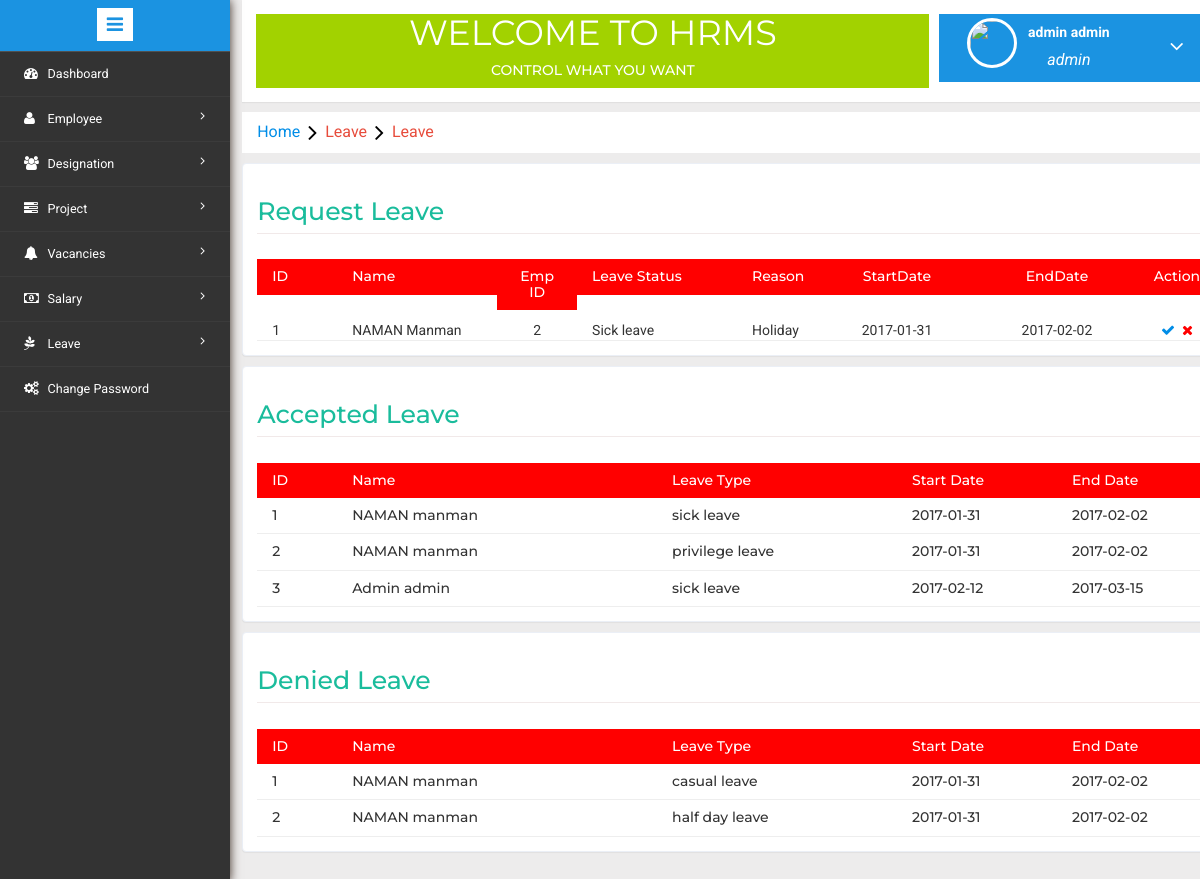
Page /leaverequest.php (signed in) on the committed database.
### tables this page shows
CREATE TABLE `leavedetails` (
  `Detail_Id` bigint(20) NOT NULL,
  `EmpId` bigint(20) NOT NULL,
  `TypesLeaveId` int(10) NOT NULL,
  `Reason` varchar(500) NOT NULL,
  `StateDate` date NOT NULL,
  `EndDate` date NOT NULL,
  `LeaveStatus` varchar(50) NOT NULL
);

CREATE TABLE `employee` (
  `EmpId` bigint(20) NOT NULL,
  `EmployeeId` varchar(11) NOT NULL,
  `FirstName` varchar(200) NOT NULL,
  `MiddleName` varchar(200) NOT NULL,
  `LastName` varchar(200) NOT NULL,
  `Birthdate` date NOT NULL,
  `Gender` int(10) NOT NULL,
  `Address1` varchar(500) NOT NULL,
  `Address2` varchar(500) NOT NULL,
  `Address3` varchar(500) NOT NULL,
  `CityId` int(11) NOT NULL,
  `Mobile` decimal(10,0) NOT NULL,
  `Email` varchar(200) NOT NULL,
  `Password` varchar(25) NOT NULL,
  `AadharNumber` varchar(25) NOT NULL,
  `MaritalStatus` int(11) NOT NULL,
  `PositionId` int(11) NOT NULL,
  `CreatedBy` bigint(20) NOT NULL,
  `CreatedDate` datetime NOT NULL,
  `ModifiedBy` bigint(20) DEFAULT NULL,
  `ModifiedDate` datetime DEFAULT NULL,
  `JoinDate` date NOT NULL,
  `LeaveDate` date DEFAULT NULL,
  `LastLogin` datetime DEFAULT NULL,
  `LastLogout` datetime DEFAULT NULL,
  `StatusId` int(11) NOT NULL,
  `RoleId` int(11) NOT NULL,
  `ImageName` varchar(1000) DEFAULT NULL,
  `MacAddress` varchar(25) NOT NULL
);

CREATE TABLE `type_of_leave` (
  `LeaveId` bigint(20) NOT NULL,
  `Type_of_Name` varchar(50) NOT NULL
);

### leaverequest.php (the view, shortened to what this page needs)
<?php include('header.php');?>
<?php
  $dbs = new database();
  $db=$dbs->connection();
  $Statusl = "Pending";
  $leavedetails = mysqli_query($db,"select * from leavedetails where LeaveStatus='$Statusl'");
  $laccept = mysqli_query($db,"SELECT l.*,e.FirstName,e.LastName,lt.Type_of_Name FROM leavedetails l JOIN employee e ON l.EmpId=e.EmployeeId JOIN type_of_leave lt on l.TypesLeaveId=lt.LeaveId WHERE LeaveStatus='Accept'");
  $ldenied = mysqli_query($db,"SELECT l.*,e.FirstName,e.LastName,lt.Type_of_Name FROM leavedetails l JOIN employee e ON l.EmpId=e.EmployeeId JOIN type_of_leave lt on l.TypesLeaveId=lt.LeaveId WHERE LeaveStatus='Denied'");
?>
<ol class="breadcrumb" style="margin: 10px 0px ! important;">
    <li class="breadcrumb-item"><a href="Home.php">Home</a><i class="fa fa-angle-right"></i>Leave<i class="fa fa-angle-right"></i>Leave</li>
</ol>
<form method="POST">
<div class="validation-form">
  <h2>Request Leave</h2>
  <div class="row" style="color: white; margin-right: 0; margin-left: 0;">
    <div style="background: red;" class="col-md-1 control-label">
            <h5>ID</h5>
        </div>
        <div style="background: red;" class="col-md-2 control-label">
            <h5>Name</h5>
        </div>
        <div style="background: red; text-align: center;" class="col-md-1 control-label">
            <h5>Emp ID</h5>
        </div>
        <div style="background: red;" class="col-md-2 control-label">
            <h5>Leave Status</h5>
        </div>
        <div style="background: red; " class="col-md-1 control-label">
            <h5>Reason</h5>
        </div>
        <div style="background: red; text-align: center;" class="col-md-2 control-label">
            <h5>StartDate</h5>
        </div>
        <div style="background: red; text-align: center;" class="col-md-2 control-label">
            <h5>EndDate</h5>
        </div>
        <div style="background: red; text-align: center;" class="col-md-1 control-label">
            <h5>Action</h5>
        </div>
    </div>
    <?php $i=1; while($row = mysqli_fetch_assoc($leavedetails)) {
      $empid = $row['EmpId'];
      $name = mysqli_query($db,"select * from employee where EmployeeId='$empid'");
      $empname=mysqli_fetch_assoc($name);
      $namem = ucfirst($empname['FirstName'])."&nbsp;".ucfirst($empname['LastName']);
      $typen = $row['TypesLeaveId'];
      $typeid = mysqli_query($db,"select * from type_of_leave where LeaveId='$typen'");
      $typename = mysqli_fetch_assoc($typeid);
      ?>
    <div class="row" style="margin-right: 0; margin-top: 10px; margin-left: 0;">
      <div class="col-md-1"><?php $i=$i; echo $i; $i++;?></div>
      <div class="col-md-2"><?php echo (isset($namem))?$namem:"";?></div>
      <div class="col-md-1" style="text-align: center;"><?php echo (isset($row['EmpId']))?$row['EmpId']:"";?></div>
      <div class="col-md-2"><?php echo ucfirst((isset($typename['Type_of_Name']))?$typename['Type_of_Name']:"");?></div>
      <div class="col-md-1" ><?php echo ucfirst((isset($row['Reason']))?$row['Reason']:"");?></div>
      <div class="col-md-2" style="text-align: center;"><?php echo (isset($row['StateDate']))?$row['StateDate']:"";?></div>
      <div class="col-md-2" style="text-align: center;"><?php echo (isset($row['EndDate']))?$row['EndDate']:"";?></div>
      <div class="col-md-1" style="text-align: center;"><a href="?id=<?php echo $row['Detail_Id'];?>" title="Accept"><i class="fa fa-check " aria-hidden="true"></i></a>&nbsp;&nbsp;<a href="?msg=<?php echo $row['Detail_Id'];?>" title="Denied"><i class="fa fa-times" style="color: red;" aria-hidden="true"></i></a></div>
    </div><hr style="margin-bottom: 0px;margin-top: 0px;border-top: 1px solid #eee;">
      <?php }?>
</div>
<div class="validation-form" style="margin-bottom: 0px;margin-top: 10px;">
<h2>Accepted Leave</h2>
<div class="row" style="color: white; margin-right: 0; margin-left: 0;">
  <div class="col-md-1" style="background-color: red;">
    <h5>ID</h5>
  </div>
  <div class="col-md-4" style="background-color: red;">
    <h5>Name</h5>
  </div>
  <div class="col-md-3" style="background-color: red;">
    <h5>Leave Type</h5>
  </div>
  <div class="col-md-2" style="background-color: red;">
    <h5>Start Date</h5>
  </div>
  <div class="col-md-2" style="background-color: red;">
    <h5>End Date</h5>
  </div>
</div>
    <?php $i=1; while($row = mysqli_fetch_assoc($laccept)) {
      $name = ucfirst($row['FirstName']." ".$row['LastName']);
      ?>
<div class="row" style="margin-right: 0; margin-left: 0;">
  <div class="col-md-1">
    <h5><?php $i=$i; echo $i; $i++;?></h5>
  </div>
  <div class="col-md-4">
    <h5><?php echo(isset($name))?$name:"";?></h5>
  </div>
  <div class="col-md-3">
    <h5><?php echo(isset($row['Type_of_Name']))?$row['Type_of_Name']:"";?></h5>
  </div>
  <div class="col-md-2">
    <h5><?php echo(isset($row['StateDate']))?$row['StateDate']:"";?></h5>
  </div>
  <div class="col-md-2">
    <h5><?php echo(isset($row['EndDate']))?$row['EndDate']:"";?></h5>
  </div>
</div><hr style="margin-bottom: 0px;margin-top: 0px;border-top: 1px solid #eee;">
<?php } ?>
</div>
<div class="validation-form" style="margin-bottom: 30px;margin-top: 10px;">
<h2>Denied Leave</h2>
<div class="row" style="color: white; margin-right: 0; margin-left: 0;">
  <div class="col-md-1" style="background-color: red;">
    <h5>ID</h5>
  </div>
  <div class="col-md-4" style="background-color: red;">
    <h5>Name</h5>
  </div>
  <div class="col-md-3" style="background-color: red;">
    <h5>Leave Type</h5>
  </div>
  <div class="col-md-2" style="background-color: red;">
    <h5>Start Date</h5>
  </div>
  <div class="col-md-2" style="background-color: red;">
    <h5>End Date</h5>
  </div>
</div>
    <?php $i=1; while($row = mysqli_fetch_assoc($ldenied)) {
      $name = ucfirst($row['FirstName']." ".$row['LastName']);
      ?>
<div class="row" style="margin-right: 0; margin-left: 0;">
  <div class="col-md-1">
    <h5><?php $i=$i; echo $i; $i++;?></h5>
  </div>
  <div class="col-md-4">
    <h5><?php echo(isset($name))?$name:"";?></h5>
  </div>
  <div class="col-md-3">
    <h5><?php echo(isset($row['Type_of_Name']))?$row['Type_of_Name']:"";?></h5>
  </div>
  <div class="col-md-2">
    <h5><?php echo(isset($row['StateDate']))?$row['StateDate']:"";?></h5>
  </div>
  <div class="col-md-2">
    <h5><?php echo(isset($row['EndDate']))?$row['EndDate']:"";?></h5>
  </div>
</div><hr style="margin-bottom: 0px;margin-top: 0px;border-top: 1px solid #eee;">
<?php } ?>
</div>
</form>
<?php include('footer.php'); ?>

### header.php (shortened to what this page needs)
<!DOCTYPE HTML>
<html>
<head>
<link href="css/bootstrap.min.css" rel='stylesheet' type='text/css' />
<link href="css/style.css" rel='stylesheet' type='text/css' />
<link rel="stylesheet" href="css/morris.css" type="text/css"/>
<link href="css/font-awesome.css" rel="stylesheet">
<link rel="stylesheet" href="css/icon-font.min.css" type='text/css' />
<link rel="stylesheet" type="text/css" href="dp/jquery.datetimepicker.css"/>
</head>
<body>
   <div class="page-container">
<div class="left-content">
	   <div class="mother-grid-inner">
				<div class="header-main">
					<div style="padding: 0em; margin-right: 0%; width: 70%;"  class="logo-w3-agile">
						<h1><a href="index.php">Welcome to HRMS<h5>Control What you want</h5></a></h1>
					</div>
						<div class="profile_details w3l" style="float: right; width: 29%;">
								<ul>
									<li class="dropdown profile_details_drop">
										<a href="#" class="dropdown-toggle" data-toggle="dropdown" aria-expanded="false">
											<div class="profile_img">
												<span class="prfil-img"><img src="image/<?php echo $_SESSION['User']['ImageName']?>" alt=""> </span>
												<div class="user-name">
													<p><?php echo $_SESSION['User']['FirstName']."&nbsp;".$_SESSION['User']['LastName']; ?></p>
													<span><?php echo $_SESSION['role']['Name']; ?></span>
												</div>
												<i class="fa fa-angle-down"></i>
												<div class="clearfix"></div>
											</div>
										</a>
									</li>
								</ul>
							</div>
				</div>

### footer.php (shortened to what this page needs)
				<div class="sidebar-menu">
					<header class="logo1">
						<a href="#" class="sidebar-icon"> <span class="fa fa-bars"></span> </a>
					</header>
                           <div class="menu">
									<ul id="menu" >
										<li><a href="home.php"><i class="fa fa-tachometer"></i> <span>Dashboard	</span><div class="clearfix"></div></a></li>
										<li><a href="#"><i class="fa fa-user"></i><span>Employee</span><span class="fa fa-angle-right" style="float: right"></span><div class="clearfix"></div></a>
										</li>
										<li><a href="#"><i class="fa fa-users"></i><span>Designation</span><span class="fa fa-angle-right" style="float: right"></span><div class="clearfix"></div></a>
										</li>
                                        <li><a href="#"><i class="fa fa-tasks"></i><span>Project</span><span class="fa fa-angle-right" style="float: right"></span><div class="clearfix"></div></a>
										</li>
                                        <li><a href="#"><i class="fa fa-bell"></i><span>Vacancies</span><span class="fa fa-angle-right" style="float: right"></span><div class="clearfix"></div></a>
										</li>
                                        <li><a href="#"><i class="fa fa-money"></i><span>Salary</span><span class="fa fa-angle-right" style="float: right"></span><div class="clearfix"></div></a>
										</li>
										<li><a href="#"><i class="fa fa-pagelines"></i><span>Leave</span> <span class="fa fa-angle-right" style="float: right"></span><div class="clearfix"></div></a>
										</li>
							        	<li id="menu-academico" ><a href="changepassword.php"><i class="fa fa-cogs"></i><span>Change Password</span></a>
									 	</li>
								  </ul>
								</div>
							  </div>
							</div>
</body>
</html>

### rows in the picture
leavedetails: EmpId.LastName "NAMAN Manman", EmpId "2", type_of_leave.Type_of_Name "Sick leave", Reason "Holiday", StateDate "2017-01-31", EndDate "2017-02-02"
leavedetails: EmpId.LastName "NAMAN manman", type_of_leave.Type_of_Name "sick leave", StateDate "2017-01-31", EndDate "2017-02-02"
leavedetails: EmpId.LastName "NAMAN manman", type_of_leave.Type_of_Name "privilege leave", StateDate "2017-01-31", EndDate "2017-02-02"
leavedetails: EmpId.LastName "Admin admin", type_of_leave.Type_of_Name "sick leave", StateDate "2017-02-12", EndDate "2017-03-15"
leavedetails: EmpId.LastName "NAMAN manman", type_of_leave.Type_of_Name "casual leave", StateDate "2017-01-31", EndDate "2017-02-02"
leavedetails: EmpId.LastName "NAMAN manman", type_of_leave.Type_of_Name "half day leave", StateDate "2017-01-31", EndDate "2017-02-02"

### other values in the picture
$_SESSION['User']['FirstName'] "admin"
$_SESSION['User']['LastName'] "admin"
$_SESSION['role']['Name'] "admin"
